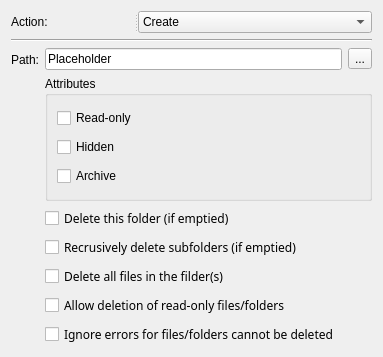
<?xml version="1.0" encoding="UTF-8"?>
<ui version="4.0">
 <class>FoldersWidget</class>
 <widget class="QWidget" name="FoldersWidget">
  <property name="geometry">
   <rect>
    <x>0</x>
    <y>0</y>
    <width>383</width>
    <height>357</height>
   </rect>
  </property>
  <property name="windowTitle">
   <string>Form</string>
  </property>
  <layout class="QGridLayout" name="gridLayout_2">
   <item row="0" column="0">
    <widget class="QSplitter" name="splitter">
     <property name="orientation">
      <enum>Qt::Horizontal</enum>
     </property>
     <widget class="QLabel" name="actionLabel">
      <property name="font">
       <font>
        <pointsize>9</pointsize>
       </font>
      </property>
      <property name="text">
       <string>Action:</string>
      </property>
     </widget>
     <widget class="QComboBox" name="actionComboBox">
      <property name="currentText">
       <string>Create</string>
      </property>
      <item>
       <property name="text">
        <string>Create</string>
       </property>
      </item>
      <item>
       <property name="text">
        <string>Update</string>
       </property>
      </item>
      <item>
       <property name="text">
        <string>Delete</string>
       </property>
      </item>
     </widget>
    </widget>
   </item>
   <item row="1" column="0">
    <widget class="Line" name="line">
     <property name="font">
      <font>
       <pointsize>9</pointsize>
      </font>
     </property>
     <property name="orientation">
      <enum>Qt::Horizontal</enum>
     </property>
    </widget>
   </item>
   <item row="2" column="0">
    <layout class="QFormLayout" name="formLayout">
     <item row="0" column="0">
      <widget class="QLabel" name="pathLabel">
       <property name="font">
        <font>
         <pointsize>9</pointsize>
        </font>
       </property>
       <property name="text">
        <string>Path:</string>
       </property>
      </widget>
     </item>
     <item row="0" column="1">
      <layout class="QGridLayout" name="gridLayout">
       <item row="0" column="0">
        <widget class="QLineEdit" name="pathLineEdit">
         <property name="text">
          <string>Placeholder</string>
         </property>
        </widget>
       </item>
       <item row="1" column="0" colspan="2">
        <widget class="QGroupBox" name="groupBox">
         <property name="sizePolicy">
          <sizepolicy hsizetype="Preferred" vsizetype="MinimumExpanding">
           <horstretch>0</horstretch>
           <verstretch>0</verstretch>
          </sizepolicy>
         </property>
         <property name="minimumSize">
          <size>
           <width>0</width>
           <height>105</height>
          </size>
         </property>
         <property name="font">
          <font>
           <pointsize>9</pointsize>
          </font>
         </property>
         <property name="title">
          <string>Attributes</string>
         </property>
         <layout class="QVBoxLayout" name="verticalLayout">
          <item>
           <widget class="QCheckBox" name="readOnly">
            <property name="text">
             <string>Read-only</string>
            </property>
           </widget>
          </item>
          <item>
           <widget class="QCheckBox" name="archive">
            <property name="text">
             <string>Hidden</string>
            </property>
           </widget>
          </item>
          <item>
           <widget class="QCheckBox" name="hidden">
            <property name="text">
             <string>Archive</string>
            </property>
           </widget>
          </item>
         </layout>
        </widget>
       </item>
       <item row="2" column="0" colspan="2">
        <widget class="QCheckBox" name="deleteThisFolder">
         <property name="font">
          <font>
           <family>Sans Serif</family>
           <pointsize>9</pointsize>
           <weight>50</weight>
           <bold>false</bold>
          </font>
         </property>
         <property name="text">
          <string>Delete this folder (if emptied)</string>
         </property>
        </widget>
       </item>
       <item row="3" column="0" colspan="2">
        <widget class="QCheckBox" name="recursiveDelete">
         <property name="font">
          <font>
           <family>Sans Serif</family>
           <pointsize>9</pointsize>
           <weight>50</weight>
           <bold>false</bold>
          </font>
         </property>
         <property name="text">
          <string>Recrusively delete subfolders (if emptied)</string>
         </property>
        </widget>
       </item>
       <item row="4" column="0" colspan="2">
        <widget class="QCheckBox" name="deleteAllFiles">
         <property name="font">
          <font>
           <family>Sans Serif</family>
           <pointsize>9</pointsize>
           <weight>50</weight>
           <bold>false</bold>
          </font>
         </property>
         <property name="text">
          <string>Delete all files in the filder(s)</string>
         </property>
        </widget>
       </item>
       <item row="5" column="0" colspan="2">
        <widget class="QCheckBox" name="allowDeletionOfReadOnly">
         <property name="font">
          <font>
           <family>Sans Serif</family>
           <pointsize>9</pointsize>
           <weight>50</weight>
           <bold>false</bold>
          </font>
         </property>
         <property name="text">
          <string>Allow deletion of read-only files/folders</string>
         </property>
        </widget>
       </item>
       <item row="6" column="0" colspan="2">
        <widget class="QCheckBox" name="ignoreErrors">
         <property name="font">
          <font>
           <family>Sans Serif</family>
           <pointsize>9</pointsize>
           <weight>50</weight>
           <bold>false</bold>
          </font>
         </property>
         <property name="text">
          <string>Ignore errors for files/folders cannot be deleted</string>
         </property>
        </widget>
       </item>
       <item row="0" column="1">
        <widget class="QToolButton" name="pathToolButton">
         <property name="text">
          <string>...</string>
         </property>
        </widget>
       </item>
      </layout>
     </item>
    </layout>
   </item>
  </layout>
 </widget>
 <resources/>
 <connections/>
</ui>
